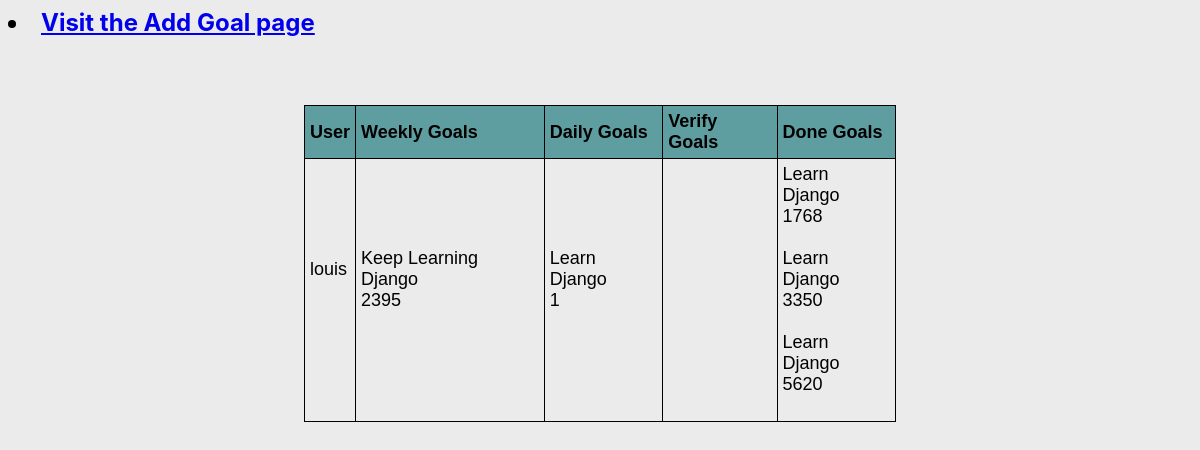
Page /afordeal88scrumy/home (signed in) on the committed database.
### afordeal88scrumy/models.py (models this page shows, shortened)
class ScrumyGoals(models.Model):
    goal_name = models.CharField(max_length=30)
    goal_id = models.IntegerField(default=30)
    created_by = models.CharField(max_length=30)
    moved_by = models.CharField(max_length=30)
    owner = models.CharField(max_length=30)
    goal_status = models.ForeignKey(
        GoalStatus,
        on_delete = models.PROTECT, null= True)
    user = models.ForeignKey(
        User,
        related_name='user',
        on_delete= models.PROTECT)

### afordeal88scrumy/views.py (the view)
# urls.py: 2. Add a URL to urlpatterns:  path('', views.home, name='home')
@login_required(login_url='accounts/login/')
def home(request):
    goals = ScrumyGoals.objects.filter(goal_name='Keep Learning Django')
    users = User.objects.all()
    weekly = GoalStatus.objects.get(status_name="Weekly Goal")
    weekly = weekly.scrumygoals_set.all()
    daily = GoalStatus.objects.get(status_name="Daily Goal")
    daily = daily.scrumygoals_set.all()
    verify = GoalStatus.objects.get(status_name="Verify Goal")
    verify = verify.scrumygoals_set.all()
    done = GoalStatus.objects.get(status_name="Done Goal")
    done = done.scrumygoals_set.all()
    context = {
        'goals':goals,
        'users':users,
        'weekly':weekly,
        'daily':daily,
        'verify':verify,
        'done':done,
    }
    output = ', '.join([goal.goal_name for goal in goals])
    return render(request, "afordeal88scrumy/home.html", context)

### afordeal88scrumy/templates/afordeal88scrumy/home.html (shortened to what this page needs)
<!DOCTYPE html>
<html lang="en">
    <head>
    </head>
    <body>
        <li class="addgoal"><a href="{% url 'add goal' %}"> Visit the Add Goal page </a></li><br>
        <div>
            <table>
                <thead class="head">
                    <tr>
                        <th>User</th>
                        <th>Weekly Goals</th>
                        <th>Daily Goals</th>
                        <th>Verify Goals</th>
                        <th>Done Goals</th>
                    </tr>
                </thead>
                <tbody>
                   {%for user in users%}
                    <tr>
                        <td>
                            {{user}}<br><br><br>
                        </td>
                        <td>
                            {%for week in weekly%}
                            {% if user == week.user%}
                            {{week.goal_name}}<br>
                            {{week.goal_id}}<br><br>
                            {%endif%}
                            {%endfor%}
                        </td>
                        <td>
                            {%for day in daily%}
                            {% if user == day.user%}
                            {{day.goal_name}} <br>
                            {{day.goal_id}} <br><br>
                            {%endif%}
                            {%endfor%}
                        </td>
                        <td>
                        </td>
                        <td>
                            {%for don in done%}
                            {% if user == don.user%}
                            {{don.goal_name}} <br>
                            {{don.goal_id}}<br><br>
                            {%endif%}
                            {%endfor%}
                        </td>
                    </tr>
                    {%endfor%}
                </tbody>
            </table>
        </div>
    </body>
</html>

### afordeal88scrumy/templates/afordeal88scrumy/home.html (style rules this page uses)
body { background-color: rgb(236, 235, 235); }
table { width: 50%; height: 100px; margin:50px auto; font-size: large; font-family: Verdana, Geneva, Tahoma, sans-serif; }
table, th, td { border: 1px solid black; border-collapse: collapse; }
th, td { padding: 5px; text-align: left; }
thead { background-color: cadetblue; }
li.addgoal { font-size: x-large; font-family: -apple-system, BlinkMacSystemFont, 'Segoe UI', Roboto, Oxygen, Ubuntu, Cantarell, 'Open Sans', 'Helvetica Neue', sans-serif; font-weight: bold; }

### rows in the picture
ScrumyGoals: goal_name "Keep Learning Django", goal_id "2395"
ScrumyGoals: goal_name "Learn Django", goal_id "1"
ScrumyGoals: goal_name "Learn Django", goal_id "1768"
ScrumyGoals: goal_name "Learn Django", goal_id "3350"
ScrumyGoals: goal_name "Learn Django", goal_id "5620"

### other values in the picture
{{ user }} "louis"
